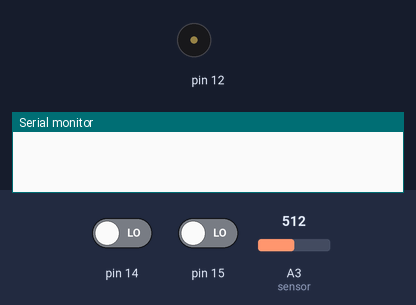
Simulated run of this sketch. Board: Arduino Uno, built with avr-gcc and run on an emulated ATmega328P. Parts: buzzer (waves = sounding), the last lines printed to the serial monitor. Inputs (shaded band) come from the test bench; at power-on: pin 14 LOW, A3 (sensor) = 512, pin 15 LOW.

Above: at 1.2 s.
1.3 s: pin 14 driven HIGH
At 2.5 s:
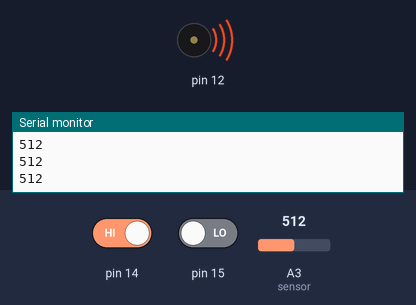
2.8 s: A3 (sensor) set to 716
At 3.3 s:
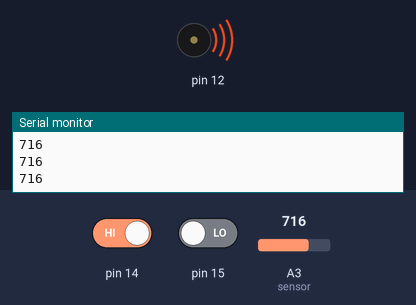
4.3 s: A3 (sensor) set to 900
At 5.2 s:
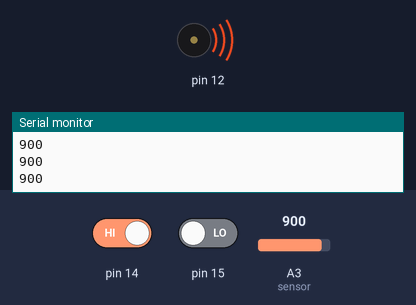
5.8 s: pin 15 driven HIGH
At 6.2 s:
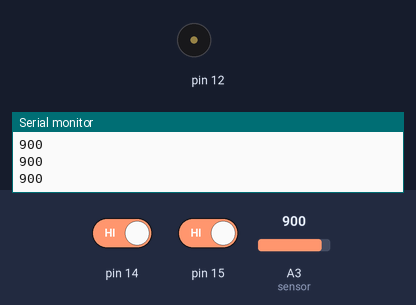
7.3 s: pin 15 driven LOW
At 8.4 s:
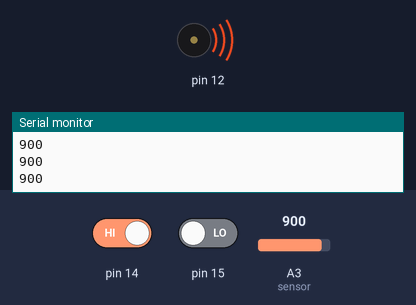
Timing chart, 0 to 9.8 s (numbered marks = the images above; inputs shaded):
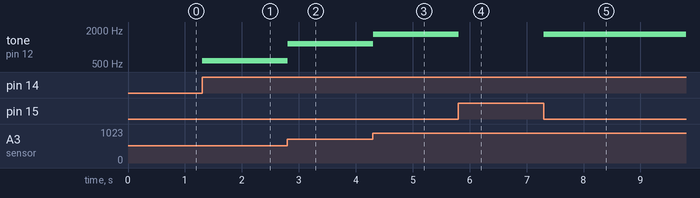

The sketch:

arduino.92sonidoluz.ino
```cpp
int condicion = 0; //condicion para control de flujo

void setup() {
  Serial.begin(9600);
  pinMode(14, INPUT);
  pinMode(15, INPUT);

}

void loop() {

  if (digitalRead(14) == 1) { //si S1 es 1, condicion es 1
    condicion = 1;            //inicia musica
  }

  if (digitalRead(15) == 1) { //si S2 es 1, condicion es 0
    condicion = 0;            //se calla la musica
  }

  if (condicion == 0) { //si condicion es 0 hacer
    noTone(12);
  }

  if (condicion == 1) { //si condicion es 1 hacer
    musica(); //invoca la funcion musica()
  }

}

void musica() { //define la funcion void musica

  int sensorLuz = analogRead(A3);// leer sensor PH1 -A3
  Serial.println(sensorLuz); //muestra lectura de sensor
  // map() del LDR a valor de salida de pitch (120-1500Hz)
  // cambiar valores de ser necesario (400-1000)
  // para nuestro caso usamos 350-840 ya que el divisor
  // del ldr es de 10Kohms
  int tono = map(sensorLuz, 350, 840, 120, 1500);

  // play the pitch:
  tone(12, tono, 10); //funcion tone(pin,frecuencia,tiempo)
  delay(1);        // delay mejora la medida

}
```

Measured:
- after the input at 1.3 s, tone on pin 12: silent → 576 Hz at once
- after the input at 2.8 s, tone on pin 12: 576 Hz → 1150 Hz at once
- after the input at 4.3 s, tone on pin 12: 1150 Hz → 1668 Hz at once
- after the input at 5.8 s, tone on pin 12: 1668 Hz → silent at once
- after the input at 7.3 s, tone on pin 12: silent → 1668 Hz at once
